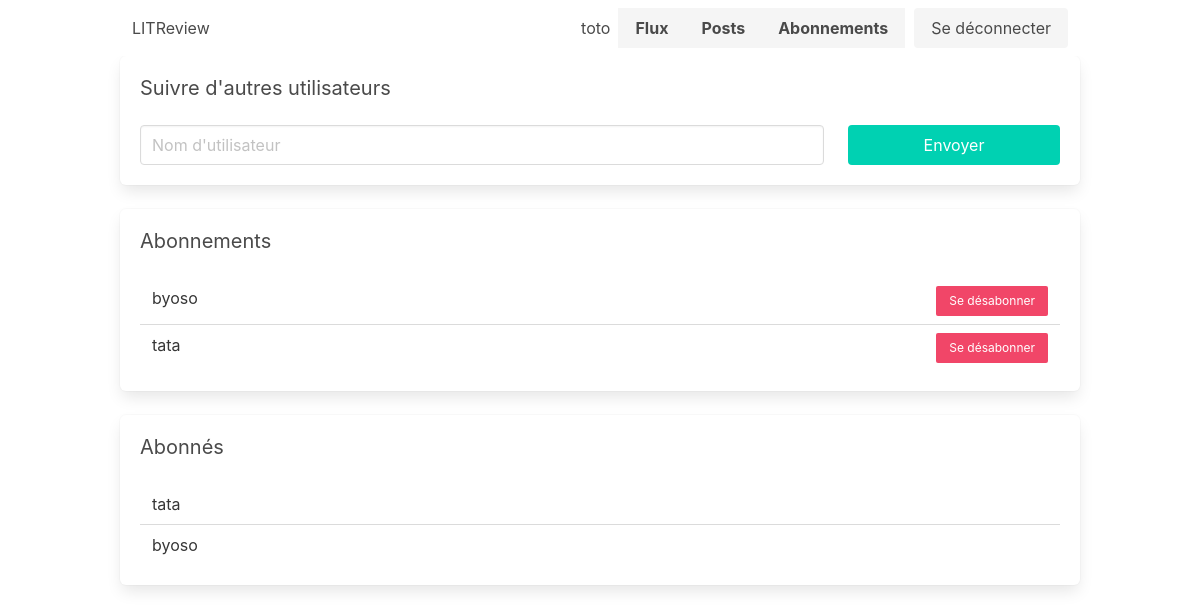
Before: /blog/subscriptions/ (signed in) with the older database file.
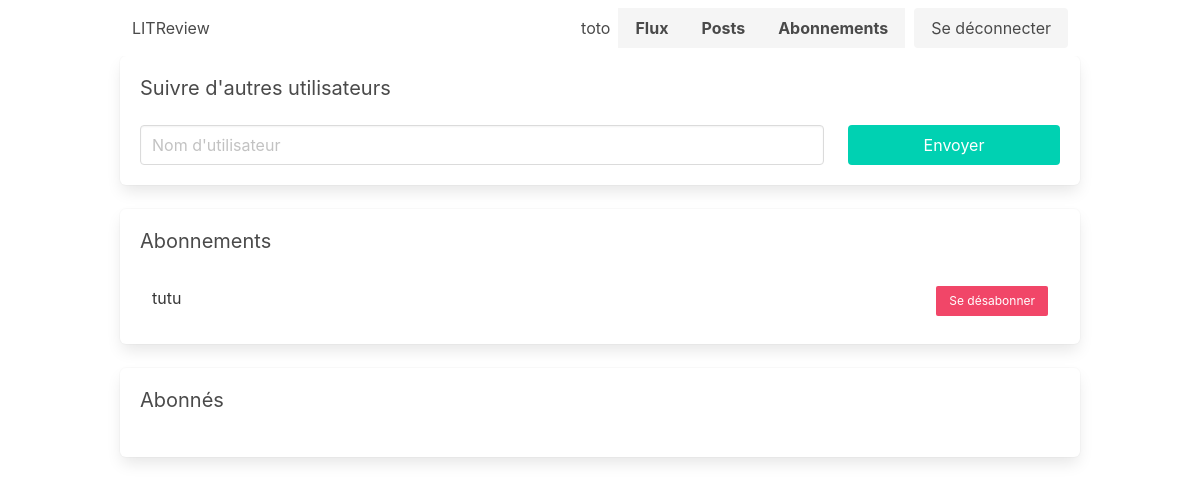
After: the same page with the newer database file.
### blog/models.py (models this page shows, shortened)
class UserFollows(models.Model):
    user = models.ForeignKey(
        settings.AUTH_USER_MODEL,
        on_delete=models.CASCADE,
        related_name="follower")
    followed_user = models.ForeignKey(
        settings.AUTH_USER_MODEL,
        on_delete=models.CASCADE,
        related_name="followed")
    class Meta:
        unique_together = ('user', 'followed_user')

### authentication/models.py (models this page shows, shortened)
class User(AbstractUser):
    def get_reviews(self):
        """Get all the reviews from the user"""
        reviews = Review.objects.filter(user=self)
        return reviews

### blog/views.py (the view, shortened to what this page needs)
# urls.py: path('subscriptions/', views.subscriptions, name='subscriptions'),
@login_required
def subscriptions(request):
    followings = UserFollows.objects.filter(user=request.user)
    followers = UserFollows.objects.filter(followed_user=request.user)
    form = SearchForm()
    context = {
        'followings': followings,
        'followers': followers,
        'form': form,
    }
    return render(request, 'blog/subscriptions.html', context)

### blog/forms.py
class SearchForm(forms.Form):
    entry = forms.CharField(
        max_length=150,
        widget=forms.TextInput(
            attrs={
                "class": "input",
                "placeholder": "Nom d'utilisateur",
                },
            ),
        )

### blog/templates/blog/subscriptions.html (shortened to what this page needs)
{% extends '_base.html' %}
{% block content %}
<div class="box">
    <h1 class="subtitle">Suivre d'autres utilisateurs</h1>
    <form action="" method="post">
        <div class="columns">
            <div class="column is-three-quarters">
                {{ form.entry }}
            </div>
            <div class="column">
                <button class="button is-primary is-fullwidth">Envoyer</button>
            </div>
        </div>
    </form>
</div>
<div class="box">
    <h1 class="subtitle">Abonnements</h1>
    <table class="table is-fullwidth">
        <tbody>
                {% for following in followings %}
                <tr>
                    <td>{{ following.followed_user }}</td>
                    <td><a href="{% url 'unfollow' following.followed_user.id %}" class="button is-danger is-small is-pulled-right">Se désabonner</a></td>
                </tr>
                {% endfor %}
        </tbody>
    </table>
</div>
<div class="box">
    <h1 class="subtitle">Abonnés</h1>
    <table class="table is-fullwidth">
        <tbody>
            {% for follower in followers %}
            <tr>
                <td>{{ follower.user }}</td>
            </tr>
            {% endfor %}
        </tbody>
    </table>
</div>
{% endblock content %}

Changed rows visible on the page:
removed UserFollows: followed_user "byoso", shown under "Abonnements"
removed UserFollows: followed_user "tata", shown under "Abonnements"
removed UserFollows: user "tata", shown under "Abonnés"
removed UserFollows: user "byoso", shown under "Abonnés"
added UserFollows: followed_user "tutu", shown under "Abonnements"
